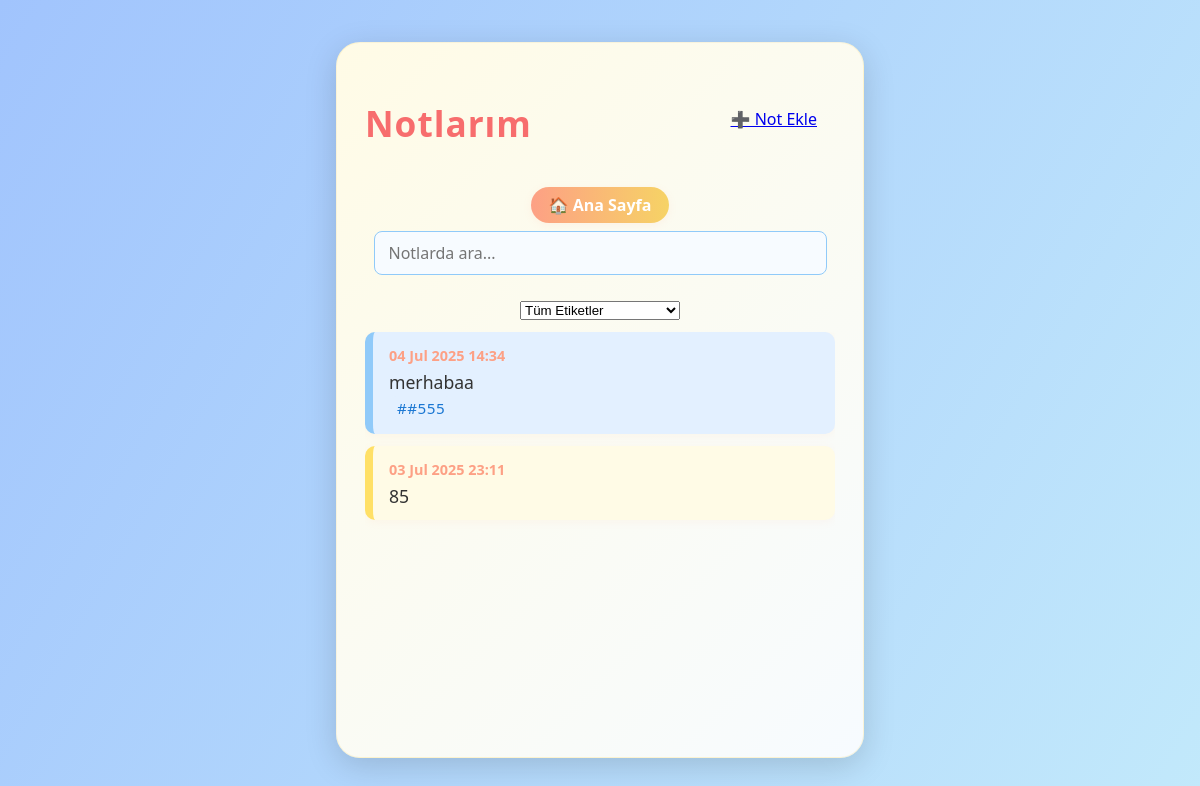
The page /notlarim.php (signed in) on the database as committed earlier.
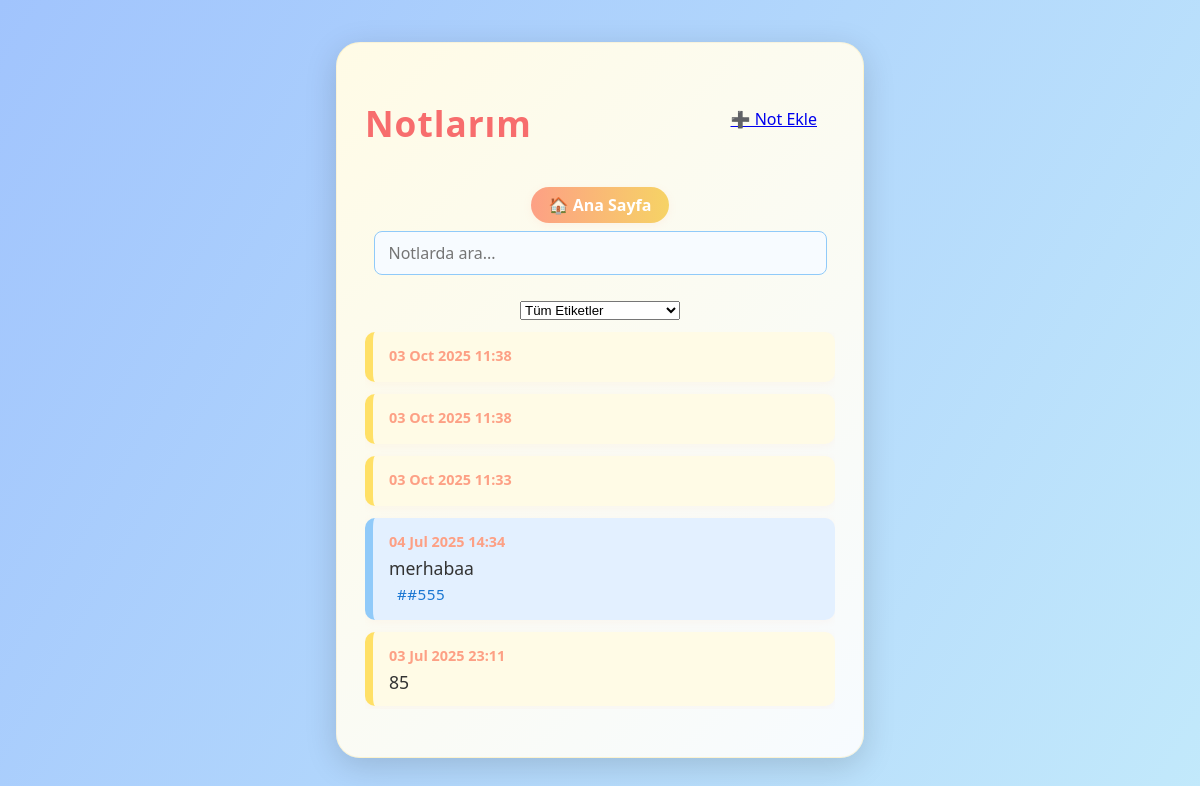
The same page on the database as committed later.
### tables this page shows
CREATE TABLE `notes` (
  `id` int(11) NOT NULL,
  `user_id` int(11) NOT NULL,
  `title` varchar(255) DEFAULT NULL,
  `content` text,
  `note` text NOT NULL,
  `created_at` datetime DEFAULT CURRENT_TIMESTAMP,
  `updated_at` datetime DEFAULT CURRENT_TIMESTAMP ON UPDATE CURRENT_TIMESTAMP,
  `color` varchar(20) DEFAULT 'yellow',
  `is_favorite` tinyint(1) DEFAULT '0',
  `is_public` tinyint(1) DEFAULT '0',
  `tags` varchar(255) DEFAULT NULL,
  `file_path` varchar(255) DEFAULT NULL
);

### notlarim.php (the view, shortened to what this page needs)
<?php
require 'db.php';
$stmt = $pdo->prepare('SELECT id FROM users WHERE username = ?');
$stmt->execute([$_SESSION['username']]);
$user = $stmt->fetch();
$user_id = $user ? $user['id'] : 0;
$notes = [];
if ($user_id) {
    $stmt = $pdo->prepare('SELECT * FROM notes WHERE user_id = ? ORDER BY id DESC');
    $stmt->execute([$user_id]);
    $notes = $stmt->fetchAll();
}
?>
<!DOCTYPE html>
<html lang="tr">
<head>
    <link rel="stylesheet" href="style.css">
</head>
<body>
    <div class="container-wrapper">
        <div class="container">
            <div class="top-bar">
                <h1>Notlarım</h1>
                <a href="index.php" class="feed-btn" style="margin-left:auto;">➕ Not Ekle</a>
            </div>
            <a href="index.php" class="back-home-btn">🏠 Ana Sayfa</a>
            <div class="note-filters">
                <input type="text" id="noteSearch" placeholder="Notlarda ara..." class="note-search" onkeyup="filterNotes()">
                <select id="tagFilter" class="tag-filter" onchange="filterNotes()">
                    <option value="">Tüm Etiketler</option>
                </select>
            </div>
            <div id="notes">
                <ul class="note-list">
                <?php foreach ($notes as $note): ?>
                    <li class="note-color-<?php echo htmlspecialchars($note['color']); ?>">
                        <span class="note-date"><?php echo date('d M Y H:i', strtotime($note['created_at'] ?? 'now')); ?></span>
                        <span class="note-text"><?php echo nl2br(htmlspecialchars($note['note'])); ?></span>
                        <?php if ($note['tags']): ?>
                            <div>
                                <?php foreach (array_filter(array_map('trim', explode(',', $note['tags']))) as $tag): ?>
                                    <span class="note-tag">#<?php echo htmlspecialchars($tag); ?></span>
                                <?php endforeach; ?>
                            </div>
                        <?php endif; ?>
                    </li>
                <?php endforeach; ?>
                </ul>
            </div>
        </div>
    </div>
</body>
</html>

### style.css (style rules this page uses)
body { background: linear-gradient(120deg, #a1c4fd 0%, #c2e9fb 100%); font-family: 'Segoe UI', sans-serif; margin: 0; min-height: 100vh; display: flex; align-items: center; justify-content: center; animation: bgmove 10s infinite alternate; background-attachment: fixed; }
.container-wrapper { display: flex; gap: 32px; align-items: stretch; justify-content: center; }
.container, .plan-container { flex: 1 1 0; min-width: 320px; height: 650px; background: rgba(255,255,255,0.95); border-radius: 24px; box-shadow: 0 8px 32px rgba(0,0,0,0.15); padding: 32px 28px; width: 470px; max-width: 98vw; animation: popin 0.7s cubic-bezier(.68,-0.55,.27,1.55); display: flex; flex-direction: column; justify-content: flex-start; position: relative; background: linear-gradient(135deg, #fffbe6 0%, #f7fbff 100%); border: 1.5px solid #f6d36533; }
h1 { text-align: center; color: #f76d6d; margin-bottom: 16px; font-size: 2.2em; letter-spacing: 1px; }
.note-list { list-style: none; padding: 0; margin: 0; }
.note-list li { background: #fff7e6; border-radius: 10px; margin-bottom: 12px; padding: 12px 16px; box-shadow: 0 2px 8px rgba(253,160,133,0.08); animation: fadein 0.7s; }
.note-date { color: #fda085; font-size: 0.9em; font-weight: bold; }
.note-text { display: block; margin-top: 4px; font-size: 1.1em; color: #333; }
.note-color-yellow { background: #fffbe6 !important; border-left: 8px solid #ffe066; }
.note-color-blue { background: #e3f0ff !important; border-left: 8px solid #90caf9; }
.top-bar { display: flex; align-items: center; justify-content: center; gap: 12px; margin-bottom: 8px; }
.note-search { width: 90%; margin: 0 auto 16px auto; display: block; padding: 10px 14px; border-radius: 8px; border: 1.5px solid #90caf9; font-size: 1em; background: #f7fbff; color: #232526; transition: border 0.2s, background 0.2s; }
textarea, input[type="text"] { font-family: 'Segoe UI Emoji', 'Segoe UI', sans-serif; }
.note-tag { display: inline-block; background: #e3f0ff; color: #1976d2; border-radius: 8px; padding: 2px 8px; font-size: 0.95em; margin: 2px 4px 2px 0; font-weight: 500; letter-spacing: 0.5px; transition: background 0.2s, color 0.2s; }
.note-filters { display: flex; flex-wrap: wrap; gap: 10px; align-items: center; justify-content: center; margin-bottom: 12px; margin-top: 0; width: 100%; box-sizing: border-box; }
.tag-filter { flex: 1 1 100px; min-width: 100px; max-width: 160px; margin: 0; }
.note-list li, .task-list li { transition: box-shadow 0.2s, background 0.2s, transform 0.18s; }
#notes { flex: 1 1 auto; overflow-y: auto; min-height: 0; margin-bottom: 16px; }
.feed-btn { display: inline-block; margin-left: 10px; padding: 8px 18px; }
.back-home-btn { display: inline-block; padding: 7px 18px; font-size: 1em; background: linear-gradient(90deg, #fda085, #f6d365); color: #fff; border: none; border-radius: 18px; font-weight: bold; text-align: center; text-decoration: none; margin: 16px auto 8px auto; box-shadow: 0 2px 8px rgba(253,160,133,0.10); transition: background 0.2s, color 0.2s, transform 0.1s; cursor: pointer; }

Rows that differ between the two databases and show on the page:
added notes: created_at "03 Oct 2025 11:38", shown under "Notlarım"
added notes: created_at "03 Oct 2025 11:38", shown under "Notlarım"
added notes: created_at "03 Oct 2025 11:33", shown under "Notlarım"
